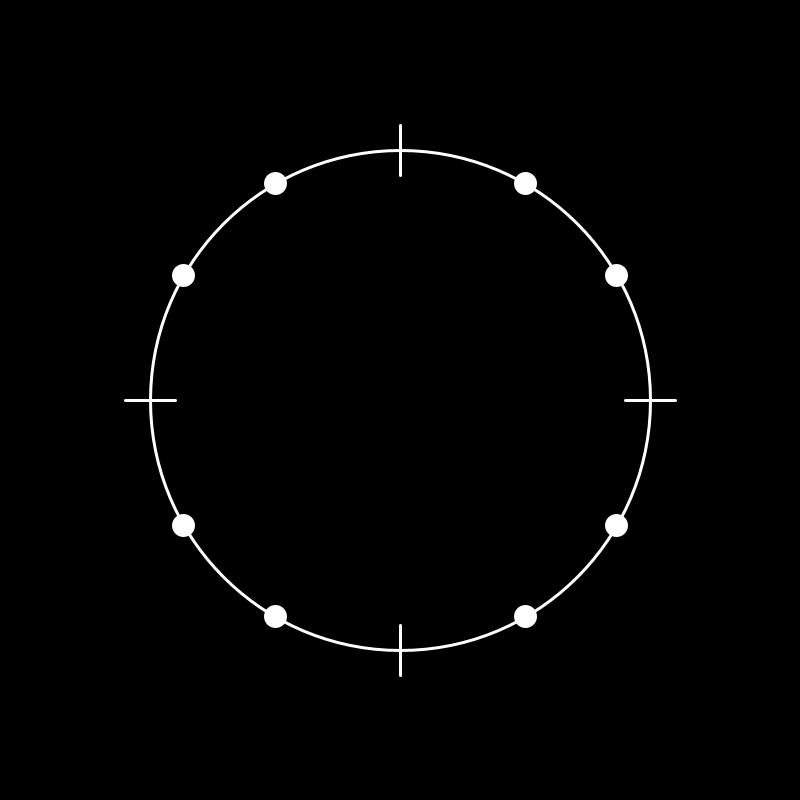
Frame 1 (no input)
Frame 60 (the mouse pressed at the canvas centre just before this capture): identical to frame 1, image omitted
Frame 120 (the mouse held since frame 60 and released just before this capture): identical to frame 1, image omitted

The Processing sketch that drew this single still picture (run headless with seeded random() and noise(); from frame 60 on, the mouse is pressed at the canvas centre):

// Processing sketch: Entrega4_DRQ
// ── Entrega4_DRQ.pde
int h;
int m;
int s;

float angle = 0;

float hRadius = 250;
float hSize = 500;

float mRadius = 125;
float mSize = 250;

float hCircSin = 125;
float hCircCos = 216.5;

String timeString;


 void setup() {

 size(800, 800);
 smooth();

}

void draw() {

  background(0);
  
  translate(width/2, height/2);
  
  h = hour(); 
  m = minute();
  s = second();

 //Circulo de horas
 noFill();
 stroke(255);
 strokeWeight(3);
 ellipse(0, 0, hSize, hSize);

//Lineas de horas PAra circulo de horas
 stroke(255);
 line(-275, 0, -225, 0); 
 line(275, 0, 225, 0); 
 line(0, -225, 0, -275); 
 line(0, 225, 0, 275);
 
 //Circulos para las otras horas
 fill(255);
 //Las horas del reloj varian cada 30 grados, 
 //por lo que se debe multiplicar el seno y coseno de dicho angulos por el radio del circulo de la hora
 //Esos valores estan son las variables float hCircSin y hCircCos
 ellipse(hCircSin, hCircCos, 20, 20); //
 ellipse(hCircCos, hCircSin, 20, 20);
 ellipse(hCircCos, -hCircSin, 20, 20);
 ellipse(hCircSin, -hCircCos, 20, 20);
 ellipse(-hCircSin, -hCircCos, 20, 20);
 ellipse(-hCircCos, -hCircSin, 20, 20);
 ellipse(-hCircCos, hCircSin, 20, 20);
 ellipse(-hCircSin, hCircCos, 20, 20);

 ellipseMode(CENTER);


}
